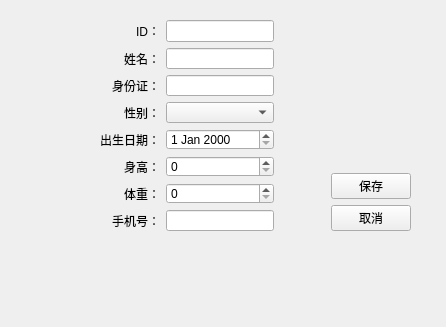
<?xml version="1.0" encoding="UTF-8"?>
<ui version="4.0">
 <class>PatientEditView</class>
 <widget class="QWidget" name="PatientEditView">
  <property name="geometry">
   <rect>
    <x>0</x>
    <y>0</y>
    <width>446</width>
    <height>327</height>
   </rect>
  </property>
  <property name="windowTitle">
   <string>编辑患者信息</string>
  </property>
  <widget class="QWidget" name="">
   <property name="geometry">
    <rect>
     <x>60</x>
     <y>20</y>
     <width>351</width>
     <height>211</height>
    </rect>
   </property>
   <layout class="QHBoxLayout" name="horizontalLayout">
    <item>
     <spacer name="horizontalSpacer">
      <property name="orientation">
       <enum>Qt::Orientation::Horizontal</enum>
      </property>
      <property name="sizeType">
       <enum>QSizePolicy::Policy::Fixed</enum>
      </property>
      <property name="sizeHint" stdset="0">
       <size>
        <width>40</width>
        <height>20</height>
       </size>
      </property>
     </spacer>
    </item>
    <item>
     <layout class="QGridLayout" name="gridLayout">
      <item row="1" column="1">
       <widget class="QLineEdit" name="lineEdit_2"/>
      </item>
      <item row="0" column="1">
       <widget class="QLineEdit" name="lineEdit"/>
      </item>
      <item row="0" column="0">
       <widget class="QLabel" name="label">
        <property name="text">
         <string>ID：</string>
        </property>
        <property name="alignment">
         <set>Qt::AlignmentFlag::AlignRight|Qt::AlignmentFlag::AlignTrailing|Qt::AlignmentFlag::AlignVCenter</set>
        </property>
       </widget>
      </item>
      <item row="4" column="0">
       <widget class="QLabel" name="label_5">
        <property name="text">
         <string>出生日期：</string>
        </property>
       </widget>
      </item>
      <item row="2" column="1">
       <widget class="QLineEdit" name="lineEdit_3"/>
      </item>
      <item row="7" column="0">
       <widget class="QLabel" name="label_8">
        <property name="text">
         <string>手机号：</string>
        </property>
        <property name="alignment">
         <set>Qt::AlignmentFlag::AlignRight|Qt::AlignmentFlag::AlignTrailing|Qt::AlignmentFlag::AlignVCenter</set>
        </property>
       </widget>
      </item>
      <item row="4" column="1">
       <widget class="QDateEdit" name="dateEdit"/>
      </item>
      <item row="5" column="0">
       <widget class="QLabel" name="label_6">
        <property name="text">
         <string>身高：</string>
        </property>
        <property name="alignment">
         <set>Qt::AlignmentFlag::AlignRight|Qt::AlignmentFlag::AlignTrailing|Qt::AlignmentFlag::AlignVCenter</set>
        </property>
       </widget>
      </item>
      <item row="5" column="1">
       <widget class="QSpinBox" name="spinBox_2"/>
      </item>
      <item row="1" column="0">
       <widget class="QLabel" name="label_2">
        <property name="text">
         <string>姓名：</string>
        </property>
        <property name="alignment">
         <set>Qt::AlignmentFlag::AlignRight|Qt::AlignmentFlag::AlignTrailing|Qt::AlignmentFlag::AlignVCenter</set>
        </property>
       </widget>
      </item>
      <item row="3" column="0">
       <widget class="QLabel" name="label_4">
        <property name="text">
         <string>性别：</string>
        </property>
        <property name="alignment">
         <set>Qt::AlignmentFlag::AlignRight|Qt::AlignmentFlag::AlignTrailing|Qt::AlignmentFlag::AlignVCenter</set>
        </property>
       </widget>
      </item>
      <item row="6" column="1">
       <widget class="QSpinBox" name="spinBox_3"/>
      </item>
      <item row="3" column="1">
       <widget class="QComboBox" name="comboBox"/>
      </item>
      <item row="7" column="1">
       <widget class="QLineEdit" name="lineEdit_4"/>
      </item>
      <item row="2" column="0">
       <widget class="QLabel" name="label_3">
        <property name="text">
         <string>身份证：</string>
        </property>
        <property name="alignment">
         <set>Qt::AlignmentFlag::AlignRight|Qt::AlignmentFlag::AlignTrailing|Qt::AlignmentFlag::AlignVCenter</set>
        </property>
       </widget>
      </item>
      <item row="6" column="0">
       <widget class="QLabel" name="label_7">
        <property name="text">
         <string>体重：</string>
        </property>
        <property name="alignment">
         <set>Qt::AlignmentFlag::AlignRight|Qt::AlignmentFlag::AlignTrailing|Qt::AlignmentFlag::AlignVCenter</set>
        </property>
       </widget>
      </item>
     </layout>
    </item>
    <item>
     <spacer name="horizontalSpacer_2">
      <property name="orientation">
       <enum>Qt::Orientation::Horizontal</enum>
      </property>
      <property name="sizeHint" stdset="0">
       <size>
        <width>40</width>
        <height>20</height>
       </size>
      </property>
     </spacer>
    </item>
    <item>
     <layout class="QVBoxLayout" name="verticalLayout_2">
      <item>
       <spacer name="verticalSpacer">
        <property name="orientation">
         <enum>Qt::Orientation::Vertical</enum>
        </property>
        <property name="sizeHint" stdset="0">
         <size>
          <width>20</width>
          <height>108</height>
         </size>
        </property>
       </spacer>
      </item>
      <item>
       <spacer name="verticalSpacer_2">
        <property name="orientation">
         <enum>Qt::Orientation::Vertical</enum>
        </property>
        <property name="sizeHint" stdset="0">
         <size>
          <width>20</width>
          <height>40</height>
         </size>
        </property>
       </spacer>
      </item>
      <item>
       <layout class="QVBoxLayout" name="verticalLayout">
        <item>
         <widget class="QPushButton" name="pushButton">
          <property name="text">
           <string>保存</string>
          </property>
         </widget>
        </item>
        <item>
         <widget class="QPushButton" name="pushButton_2">
          <property name="text">
           <string>取消</string>
          </property>
         </widget>
        </item>
       </layout>
      </item>
     </layout>
    </item>
   </layout>
  </widget>
 </widget>
 <resources/>
 <connections/>
</ui>
